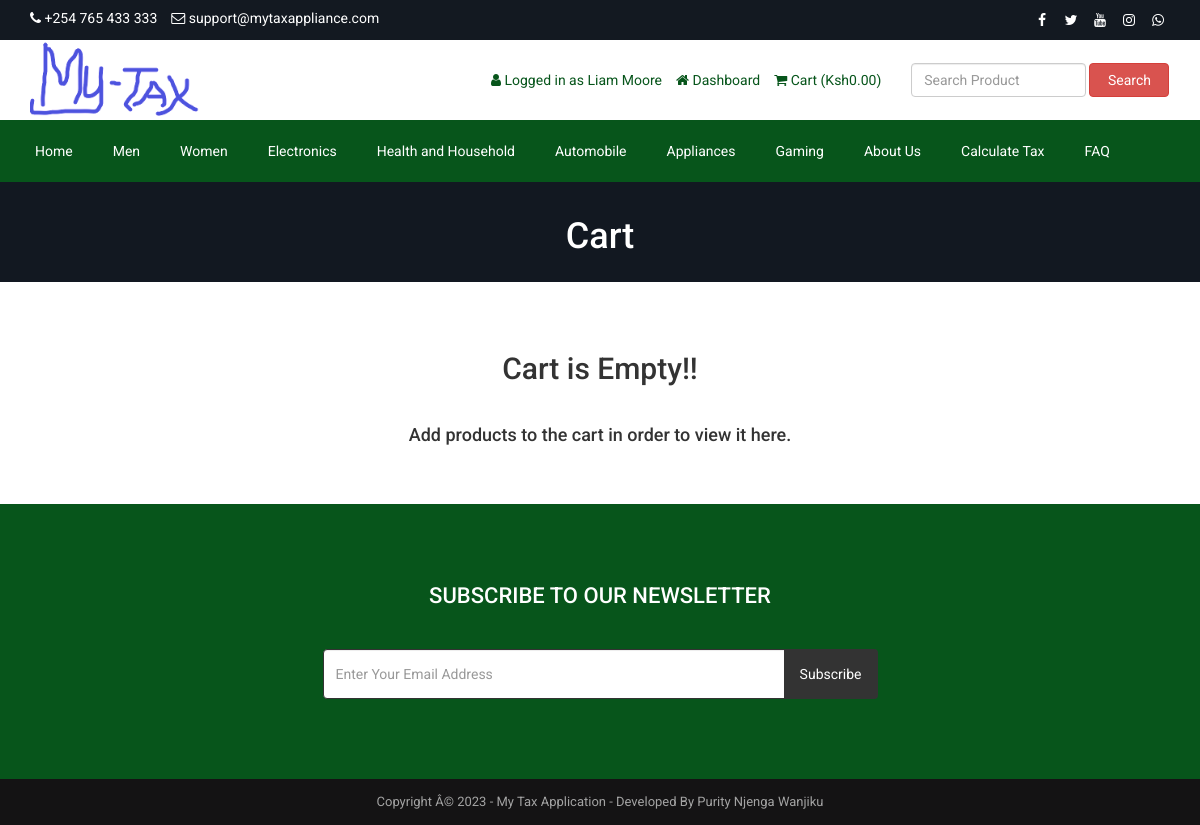
The page /cart.php (signed in) on the database its author committed.
### tables this page shows
CREATE TABLE `tbl_settings` (
  `id` int(11) NOT NULL,
  `logo` varchar(255) NOT NULL,
  `favicon` varchar(255) NOT NULL,
  `footer_about` text NOT NULL,
  `footer_copyright` text NOT NULL,
  `contact_address` text NOT NULL,
  `contact_email` varchar(255) NOT NULL,
  `contact_phone` varchar(255) NOT NULL,
  `contact_fax` varchar(255) NOT NULL,
  `contact_map_iframe` text NOT NULL,
  `receive_email` varchar(255) NOT NULL,
  `receive_email_subject` varchar(255) NOT NULL,
  `receive_email_thank_you_message` text NOT NULL,
  `forget_password_message` text NOT NULL,
  `total_recent_post_footer` int(11) NOT NULL,
  `total_popular_post_footer` int(11) NOT NULL,
  `total_recent_post_sidebar` int(11) NOT NULL,
  `total_popular_post_sidebar` int(11) NOT NULL,
  `total_featured_product_home` int(11) NOT NULL,
  `total_latest_product_home` int(11) NOT NULL,
  `total_popular_product_home` int(11) NOT NULL,
  `meta_title_home` text NOT NULL,
  `meta_keyword_home` text NOT NULL,
  `meta_description_home` text NOT NULL,
  `banner_login` varchar(2552) NOT NULL,
  `banner_registration` varchar(255) NOT NULL,
  `banner_forget_password` varchar(255) NOT NULL,
  `banner_reset_password` varchar(255) NOT NULL,
  `banner_search` varchar(255) NOT NULL,
  `banner_cart` varchar(255) NOT NULL,
  `banner_checkout` varchar(255) NOT NULL,
  `banner_product_category` varchar(255) NOT NULL,
  `banner_calculate_tax` varchar(255) NOT NULL,
  `banner_blog` varchar(255) NOT NULL,
  `cta_title` varchar(255) NOT NULL,
  `cta_content` text NOT NULL,
  `cta_read_more_text` varchar(255) NOT NULL,
  `cta_read_more_url` varchar(255) NOT NULL,
  `cta_photo` varchar(255) NOT NULL,
  `featured_product_title` varchar(255) NOT NULL,
  `featured_product_subtitle` varchar(255) NOT NULL,
  `latest_product_title` varchar(255) NOT NULL,
  `latest_product_subtitle` varchar(255) NOT NULL,
  `popular_product_title` varchar(255) NOT NULL,
  `popular_product_subtitle` varchar(255) NOT NULL,
  `testimonial_title` varchar(255) NOT NULL,
  `testimonial_subtitle` varchar(255) NOT NULL,
  `testimonial_photo` varchar(255) NOT NULL,
  `blog_title` varchar(255) NOT NULL,
  `blog_subtitle` varchar(255) NOT NULL,
  `newsletter_text` text NOT NULL,
  `paypal_email` varchar(255) NOT NULL,
  `stripe_public_key` varchar(255) NOT NULL,
  `stripe_secret_key` varchar(255) NOT NULL,
  `bank_detail` text NOT NULL,
  `before_head` text NOT NULL,
  `after_body` text NOT NULL,
  `before_body` text NOT NULL,
  `home_service_on_off` int(11) NOT NULL,
  `home_welcome_on_off` int(11) NOT NULL,
  `home_featured_product_on_off` int(11) NOT NULL,
  `home_latest_product_on_off` int(11) NOT NULL,
  `home_popular_product_on_off` int(11) NOT NULL,
  `home_testimonial_on_off` int(11) NOT NULL,
  `home_blog_on_off` int(11) NOT NULL,
  `newsletter_on_off` int(11) NOT NULL,
  `ads_above_welcome_on_off` int(11) NOT NULL,
  `ads_above_featured_product_on_off` int(11) NOT NULL,
  `ads_above_latest_product_on_off` int(11) NOT NULL,
  `ads_above_popular_product_on_off` int(11) NOT NULL,
  `ads_above_testimonial_on_off` int(11) NOT NULL,
  `ads_category_sidebar_on_off` int(11) NOT NULL
);

CREATE TABLE `tbl_social` (
  `social_id` int(11) NOT NULL,
  `social_name` varchar(30) NOT NULL,
  `social_url` varchar(255) NOT NULL,
  `social_icon` varchar(30) NOT NULL
);

CREATE TABLE `tbl_top_category` (
  `tcat_id` int(11) NOT NULL,
  `tcat_name` varchar(255) NOT NULL,
  `show_on_menu` int(1) NOT NULL
);

CREATE TABLE `tbl_page` (
  `id` int(11) NOT NULL,
  `about_title` varchar(255) NOT NULL,
  `about_content` text NOT NULL,
  `about_banner` varchar(255) NOT NULL,
  `about_meta_title` varchar(255) NOT NULL,
  `about_meta_keyword` text NOT NULL,
  `about_meta_description` text NOT NULL,
  `faq_title` varchar(255) NOT NULL,
  `faq_banner` varchar(255) NOT NULL,
  `faq_meta_title` varchar(255) NOT NULL,
  `faq_meta_keyword` text NOT NULL,
  `faq_meta_description` text NOT NULL,
  `blog_title` varchar(255) NOT NULL,
  `blog_banner` varchar(255) NOT NULL,
  `blog_meta_title` varchar(255) NOT NULL,
  `blog_meta_keyword` text NOT NULL,
  `blog_meta_description` text NOT NULL,
  `contact_title` varchar(255) NOT NULL,
  `contact_banner` varchar(255) NOT NULL,
  `contact_meta_title` varchar(255) NOT NULL,
  `contact_meta_keyword` text NOT NULL,
  `contact_meta_description` text NOT NULL,
  `pgallery_title` varchar(255) NOT NULL,
  `pgallery_banner` varchar(255) NOT NULL,
  `pgallery_meta_title` varchar(255) NOT NULL,
  `pgallery_meta_keyword` text NOT NULL,
  `pgallery_meta_description` text NOT NULL,
  `vgallery_title` varchar(255) NOT NULL,
  `vgallery_banner` varchar(255) NOT NULL,
  `vgallery_meta_title` varchar(255) NOT NULL,
  `vgallery_meta_keyword` text NOT NULL,
  `vgallery_meta_description` text NOT NULL,
  `calculate_tax_title` varchar(255) NOT NULL,
  `calculate_tax_banner` varchar(255) NOT NULL,
  `calculate_tax_meta_title` varchar(255) NOT NULL,
  `calculate_tax_meta_keyword` varchar(255) NOT NULL,
  `calculate_tax_meta_description` varchar(255) NOT NULL
);

### cart.php (the view, shortened to what this page needs)
<?php require_once('header.php'); ?>
<?php
$statement = $pdo->prepare("SELECT * FROM tbl_settings WHERE id=1");
$statement->execute();
$result = $statement->fetchAll(PDO::FETCH_ASSOC);
foreach ($result as $row) {
    $banner_cart = $row['banner_cart'];
}
?>
<div class="page-banner" style="background-image: url(assets/uploads/<?php echo $banner_cart; ?>)">
    <div class="overlay"></div>
    <div class="page-banner-inner">
        <h1><?php echo LANG_VALUE_18; ?></h1>
    </div>
</div>
<div class="page">
	<div class="container">
		<div class="row">
			<div class="col-md-12">
                <?php if(!isset($_SESSION['cart_p_id'])): ?>
                    <?php echo '<h2 class="text-center">Cart is Empty!!</h2></br>'; ?>
                    <?php echo '<h4 class="text-center">Add products to the cart in order to view it here.</h4>'; ?>
                <?php endif; ?>
			</div>
		</div>
	</div>
</div>
<?php require_once('footer.php'); ?>

### header.php (shortened to what this page needs)
<?php
include("admin/inc/config.php");
$statement = $pdo->prepare("SELECT * FROM tbl_settings WHERE id=1");
$statement->execute();
$result = $statement->fetchAll(PDO::FETCH_ASSOC);
foreach ($result as $row)
{
	$logo = $row['logo'];
	$contact_email = $row['contact_email'];
	$contact_phone = $row['contact_phone'];
}
?>
<!DOCTYPE html>
<html lang="en">
<head>
	<link rel="stylesheet" href="assets/css/bootstrap.min.css">
	<link rel="stylesheet" href="assets/css/font-awesome.min.css">
	<link rel="stylesheet" href="assets/css/owl.carousel.min.css">
	<link rel="stylesheet" href="assets/css/owl.theme.default.min.css">
	<link rel="stylesheet" href="assets/css/jquery.bxslider.min.css">
    <link rel="stylesheet" href="assets/css/magnific-popup.css">
    <link rel="stylesheet" href="assets/css/rating.css">
	<link rel="stylesheet" href="assets/css/spacing.css">
	<link rel="stylesheet" href="assets/css/bootstrap-touch-slider.css">
	<link rel="stylesheet" href="assets/css/animate.min.css">
	<link rel="stylesheet" href="assets/css/tree-menu.css">
	<link rel="stylesheet" href="assets/css/select2.min.css">
	<link rel="stylesheet" href="assets/css/main.css">
	<link rel="stylesheet" href="assets/css/responsive.css">
	<?php
	$statement = $pdo->prepare("SELECT * FROM tbl_page WHERE id=1");
	$statement->execute();
	$result = $statement->fetchAll(PDO::FETCH_ASSOC);
		?>
</head>
<body>
<div class="top">
	<div class="container">
		<div class="row">
			<div class="col-md-6 col-sm-6 col-xs-12">
				<div class="left">
					<ul>
						<li><i class="fa fa-phone"></i> <?php echo $contact_phone; ?></li>
						<li><i class="fa fa-envelope-o"></i> <?php echo $contact_email; ?></li>
					</ul>
				</div>
			</div>
			<div class="col-md-6 col-sm-6 col-xs-12">
				<div class="right">
					<ul>
						<?php
						$statement = $pdo->prepare("SELECT * FROM tbl_social");
						$statement->execute();
						$result = $statement->fetchAll(PDO::FETCH_ASSOC);
						foreach ($result as $row) {
							?>
							<?php if($row['social_url'] != ''): ?>
							<li><a href="<?php echo $row['social_url']; ?>"><i class="<?php echo $row['social_icon']; ?>"></i></a></li>
							<?php endif; ?>
							<?php
						}
						?>
					</ul>
				</div>
			</div>
		</div>
	</div>
</div>
<div class="header">
	<div class="container">
		<div class="row inner">
			<div class="col-md-4 logo">
				<a href="index.php"><img src="assets/uploads/<?php echo $logo; ?>" alt="logo image"></a>
			</div>
			<div class="col-md-5 right">
				<ul>
					<?php
					if(isset($_SESSION['customer'])) {
						?>
						<li><i class="fa fa-user"></i> <?php echo LANG_VALUE_13; ?> <?php echo $_SESSION['customer']['cust_name']; ?></li>
						<li><a href="dashboard.php"><i class="fa fa-home"></i> <?php echo LANG_VALUE_89; ?></a></li>
						<?php
					} else {
						?>
						<li><a href="login.php"><i class="fa fa-sign-in"></i> <?php echo LANG_VALUE_9; ?></a></li>
						<li><a href="registration.php"><i class="fa fa-user-plus"></i> <?php echo LANG_VALUE_15; ?></a></li>
						<?php
					}
					?>
					<li><a href="cart.php"><i class="fa fa-shopping-cart"></i> <?php echo LANG_VALUE_18; ?> (<?php echo LANG_VALUE_1; ?><?php
					if(isset($_SESSION['cart_p_id'])) {
						$table_total_price = 0;
						$i=0;
	                    foreach($_SESSION['cart_p_qty'] as $key => $value)
	                    {
	                        $i++;
	                        $arr_cart_p_qty[$i] = $value;
	                    }                    $i=0;
	                    foreach($_SESSION['cart_p_current_price'] as $key => $value)
	                    {
	                        $i++;
	                        $arr_cart_p_current_price[$i] = $value;
	                    }
	                    for($i=1;$i<=count($arr_cart_p_qty);$i++) {
	                    	$row_total_price = $arr_cart_p_current_price[$i]*$arr_cart_p_qty[$i];
	                        $table_total_price = $table_total_price + $row_total_price;
	                    }
						echo $table_total_price;
					} else {
						echo '0.00';
					}
					?>)</a></li>
				</ul>
			</div>
			<div class="col-md-3 search-area">
				<form class="navbar-form navbar-left" role="search" action="search-result.php" method="get">
					<div class="form-group">
						<input type="text" class="form-control search-top" placeholder="<?php echo LANG_VALUE_2; ?>" name="search_text">
					</div>
					<button type="submit" class="btn btn-danger"><?php echo LANG_VALUE_3; ?></button>
				</form>
			</div>
		</div>
	</div>
</div>
<div class="nav">
	<div class="container">
		<div class="row">
			<div class="col-md-12 pl_0 pr_0">
				<div class="menu-container">
					<div class="menu">
						<ul>
							<li><a href="index.php">Home</a></li>
							<?php
							$statement = $pdo->prepare("SELECT * FROM tbl_top_category WHERE show_on_menu=1");
							$statement->execute();
							$result = $statement->fetchAll(PDO::FETCH_ASSOC);
							foreach ($result as $row) {
								?>
								<li><a href="product-category.php?id=<?php echo $row['tcat_id']; ?>&type=top-category"><?php echo $row['tcat_name']; ?></a>
								</li>
								<?php
							}
							?>
							<?php
							$statement = $pdo->prepare("SELECT * FROM tbl_page WHERE id=1");
							$statement->execute();
							$result = $statement->fetchAll(PDO::FETCH_ASSOC);
							foreach ($result as $row) {
								$about_title = $row['about_title'];
								$faq_title = $row['faq_title'];
								$calculatetax_title = $row['calculate_tax_title'];
							}
							?>
							<li><a href="about.php"><?php echo $about_title; ?></a></li>
							<li><a href="calculate-tax.php"><?php echo $calculatetax_title; ?></a></li>
							<li><a href="faq.php"><?php echo $faq_title; ?></a></li>
						</ul>
					</div>
				</div>
			</div>
		</div>
	</div>
</div>

### footer.php (shortened to what this page needs)
<?php
$statement = $pdo->prepare("SELECT * FROM tbl_settings WHERE id=1");
$statement->execute();
$result = $statement->fetchAll(PDO::FETCH_ASSOC);
foreach ($result as $row) {
	$footer_copyright = $row['footer_copyright'];
	$newsletter_on_off = $row['newsletter_on_off'];
}
?>
<?php if ($newsletter_on_off == 1) : ?>
	<section class="home-newsletter">
		<div class="container">
			<div class="row">
				<div class="col-md-6 col-md-offset-3">
					<div class="single">
						<form action="" method="post">
							<h2><?php echo LANG_VALUE_93; ?></h2>
							<div class="input-group">
								<input type="email" class="form-control" placeholder="<?php echo LANG_VALUE_95; ?>" name="email_subscribe">
								<span class="input-group-btn">
									<button class="btn btn-theme" type="submit" name="form_subscribe"><?php echo LANG_VALUE_92; ?></button>
								</span>
							</div>
					</div>
				</div>
			</div>
		</div>
	</section>
<?php endif; ?>
<div class="footer-bottom">
	<div class="container">
		<div class="row">
			<div class="col-md-12 copyright">
				<?php echo $footer_copyright; ?>
			</div>
		</div>
	</div>
</div>
</body>
</html>

### rows shown on the page
tbl_settings: contact_phone "+254 765 433 333", contact_email "support@mytaxappliance.com", logo (picture), banner_cart (picture), footer_copyright "Copyright Â© 2023 - My Tax Application - Developed By Purity Njenga Wanjiku"
tbl_top_category: tcat_name "Men"
tbl_top_category: tcat_name "Women"
tbl_top_category: tcat_name "Electronics"
tbl_top_category: tcat_name "Health and Household"
tbl_top_category: tcat_name "Automobile"
tbl_top_category: tcat_name "Appliances"
tbl_top_category: tcat_name "Gaming"
tbl_page: about_title "About Us", calculate_tax_title "Calculate Tax", faq_title "FAQ"

### other values the page prints
LANG_VALUE_13 "Logged in as"
$_SESSION['customer']['cust_name'] "Liam Moore"
LANG_VALUE_89 "Dashboard"
LANG_VALUE_18 "Cart"
LANG_VALUE_1 "Ksh"
LANG_VALUE_3 "Search"
LANG_VALUE_93 "SUBSCRIBE TO OUR NEWSLETTER"
LANG_VALUE_92 "Subscribe"
